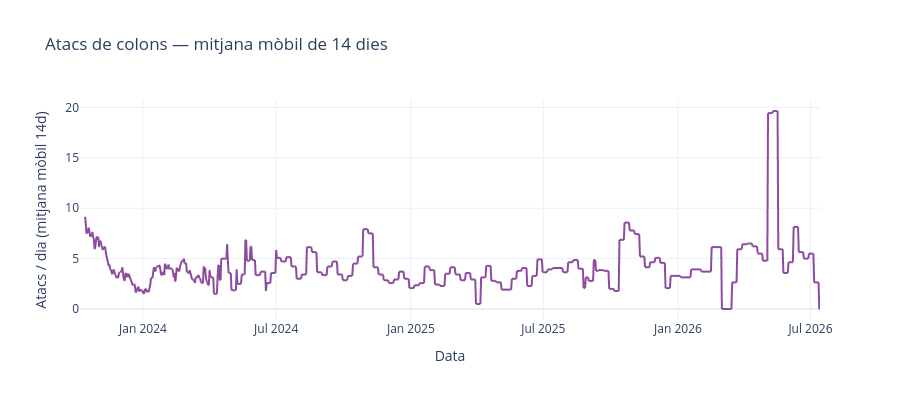

Notebook code cell kept with this figure:
### Code cell
# Mitjana mòbil de 14 dies dels atacs diaris (derivada de l'acumulat) — suavitza el soroll diari
df_post_d = df_post_d.sort_values("date").reset_index(drop=True)
df_post_d["settler_attacks_daily"] = df_post_d["settler_attacks_cum"].diff().clip(lower=0)
df_post_d["settler_attacks_ma14"] = df_post_d["settler_attacks_daily"].rolling(14, min_periods=7).mean()

fig = px.line(df_post_d, x="date", y="settler_attacks_ma14",
              title="Atacs de colons — mitjana mòbil de 14 dies",
              labels={"settler_attacks_ma14": "Atacs / dia (mitjana mòbil 14d)", "date": "Data"},
              template="plotly_white")
fig.update_traces(line_color="#8C4B9E", line_width=2)
fig.update_layout(height=400)
fig.show()

### Figure 1 — Plotly figure (JSON) as saved in the notebook; plotly's stock layout.template omitted (floating-point values rounded to 4 significant figures; data arrays with more than 128 entries replaced by an {"elided": "..."} marker saying what was removed)
{"data": [{"hovertemplate": "Data=%{x}<br>Atacs / dia (mitjana mòbil 14d)=%{y}<extra></extra>", "legendgroup": "", "line": {"color": "#8C4B9E", "dash": "solid", "width": 2}, "marker": {"symbol": "circle"}, "mode": "lines", "name": "", "showlegend": false, "type": "scattergl", "x": {"elided": "1012 str values"}, "xaxis": "x", "y": {"elided": "1012 float values"}, "yaxis": "y"}], "layout": {"height": 400, "legend": {"tracegroupgap": 0}, "title": {"text": "Atacs de colons — mitjana mòbil de 14 dies"}, "xaxis": {"anchor": "y", "domain": [0, 1], "title": {"text": "Data"}}, "yaxis": {"anchor": "x", "domain": [0, 1], "title": {"text": "Atacs / dia (mitjana mòbil 14d)"}}}}
